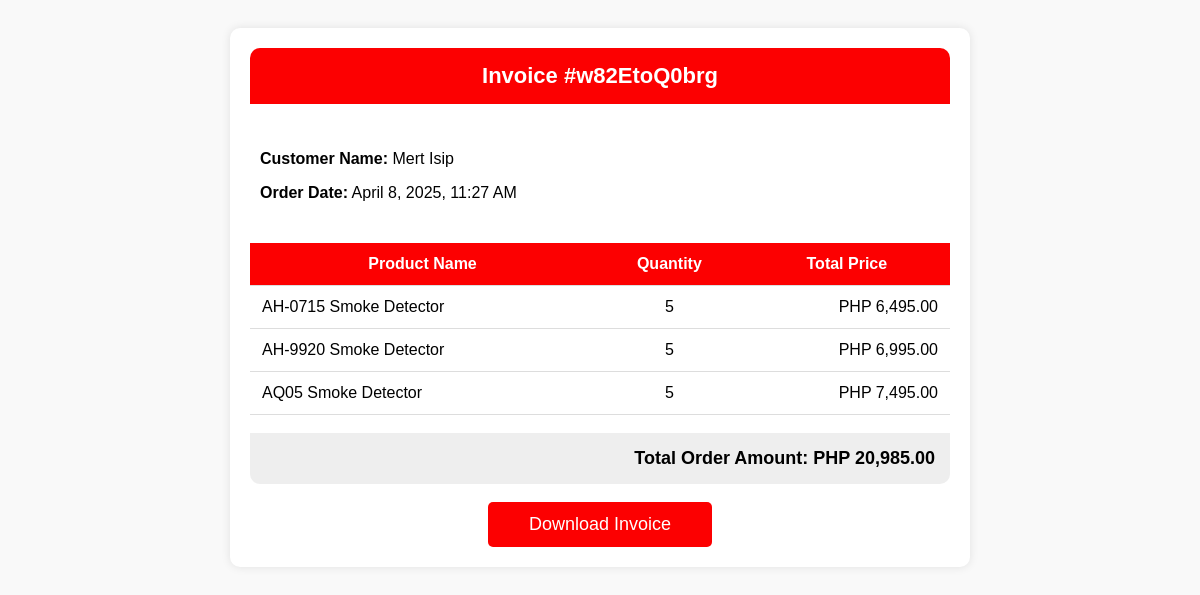
The page /src/invoice.php?referenceNum=w82EtoQ0brg on the database as committed earlier.
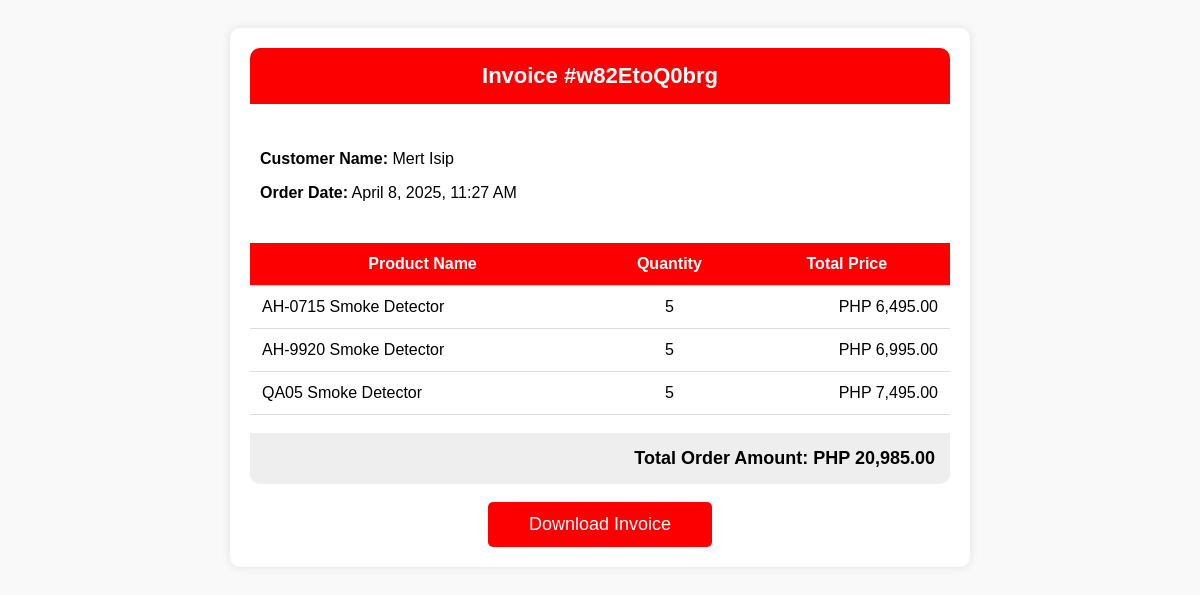
The same page on the database as committed later.
### tables this page shows
CREATE TABLE `order_items_tbl` (
  `orderItemID` int(11) NOT NULL AUTO_INCREMENT,
  `orderID` int(11) DEFAULT NULL,
  `productID` int(11) DEFAULT NULL,
  `orderItemQuantity` int(11) NOT NULL DEFAULT 0,
  `orderItemTotal` decimal(10,2) NOT NULL DEFAULT 0.00,
  `orderReceipt` text DEFAULT NULL,
  `createdAt` datetime NOT NULL DEFAULT current_timestamp(),
  PRIMARY KEY (`orderItemID`),
  KEY `orderItemOrderFK` (`orderID`),
  KEY `orderItemProductFK` (`productID`),
  CONSTRAINT `orderItemOrderFK` FOREIGN KEY (`orderID`) REFERENCES `orders_tbl` (`orderID`) ON DELETE SET NULL ON UPDATE NO ACTION,
  CONSTRAINT `orderItemProductFK` FOREIGN KEY (`productID`) REFERENCES `products_tbl` (`productID`) ON DELETE SET NULL ON UPDATE NO ACTION
);

CREATE TABLE `products_tbl` (
  `productID` int(11) NOT NULL AUTO_INCREMENT,
  `userID` int(11) DEFAULT NULL,
  `productName` varchar(50) NOT NULL,
  `productIMG` varchar(100) NOT NULL,
  `categoryID` int(11) DEFAULT NULL,
  `productDesc` text NOT NULL,
  `productSpecs` text NOT NULL,
  `productPrice` decimal(10,2) NOT NULL DEFAULT 0.00,
  `inStock` int(11) NOT NULL DEFAULT 0,
  `prodSold` int(11) NOT NULL DEFAULT 0,
  `statusID` int(11) NOT NULL DEFAULT 5,
  `createdAt` datetime NOT NULL DEFAULT current_timestamp(),
  `updatedAt` datetime NOT NULL DEFAULT current_timestamp(),
  PRIMARY KEY (`productID`),
  UNIQUE KEY `productName` (`productName`),
  KEY `productCategoryFK` (`categoryID`) USING BTREE,
  KEY `productUserFK` (`userID`),
  KEY `productStatusFK` (`statusID`) USING BTREE,
  CONSTRAINT `productCategoryFK` FOREIGN KEY (`categoryID`) REFERENCES `categories_tbl` (`categoryID`) ON DELETE SET NULL ON UPDATE NO ACTION,
  CONSTRAINT `productStatusFK` FOREIGN KEY (`statusID`) REFERENCES `statuses_tbl` (`statusID`) ON DELETE NO ACTION ON UPDATE NO ACTION,
  CONSTRAINT `productsUserFK` FOREIGN KEY (`userID`) REFERENCES `users_tbl` (`userID`) ON DELETE SET NULL ON UPDATE NO ACTION
);

### src/invoice.php (the view, shortened to what this page needs)
<?php
require 'weltz_dbconnect.php';
$referenceNum = $_GET['referenceNum'];
$orderSQL = "SELECT o.orderID, o.createdAt, COALESCE(CONCAT(u.userFname, ' ', u.userLname), 'Deleted User') AS userFullName
             FROM orders_tbl o
             JOIN users_tbl u ON o.userID = u.userID
             WHERE o.referenceNum = ?";
$stmt = $conn->prepare($orderSQL);
$stmt->bind_param("s", $referenceNum);
$stmt->execute();
$order = $stmt->get_result()->fetch_assoc();
$orderID = $order['orderID'];
$orderItemsSQL = "SELECT p.productName, oi.orderItemQuantity, oi.orderItemTotal
                  FROM order_items_tbl oi
                  JOIN products_tbl p ON oi.productID = p.productID
                  WHERE oi.orderID = ?";
$stmt = $conn->prepare($orderItemsSQL);
$stmt->bind_param("i", $orderID);
$stmt->execute();
$orderItems = $stmt->get_result();
$totalOrderAmount = 0;
?>
<!DOCTYPE html>
<html lang="en">
<head>
</head>
<body>
<div class="invoice-container">
    <div class="header">Invoice #<?= htmlspecialchars($referenceNum) ?></div>
    <div class="details">
        <p><strong>Customer Name:</strong> <?= htmlspecialchars($order['userFullName']) ?></p>
        <p><strong>Order Date:</strong> <?= htmlspecialchars(date("F j, Y, g:i A", strtotime($order['createdAt']))) ?></p>
    </div>
    <table class="order-table">
        <tr>
            <th>Product Name</th>
            <th>Quantity</th>
            <th>Total Price</th>
        </tr>
        <?php while ($row = $orderItems->fetch_assoc()) : ?>
            <tr>
                <td><?= htmlspecialchars($row['productName']) ?></td>
                <td style="text-align:center;"><?= htmlspecialchars($row['orderItemQuantity']) ?></td>
                <td style="text-align:right;">PHP <?= number_format($row['orderItemTotal'], 2) ?></td>
            </tr>
            <?php $totalOrderAmount += $row['orderItemTotal']; ?>
        <?php endwhile; ?>
    </table>
    <p class="order-summary">Total Order Amount: PHP <?= number_format($totalOrderAmount, 2) ?></p>
    <a href="download_invoice.php?referenceNum=<?= urlencode($referenceNum) ?>" class="download-btn">Download Invoice</a>
</div>
</body>
</html>

Rows that differ between the two databases and show on the page:
changed through a linked row, order_items_tbl: productID.productName "AQ05 Smoke Detector" → "QA05 Smoke Detector"
